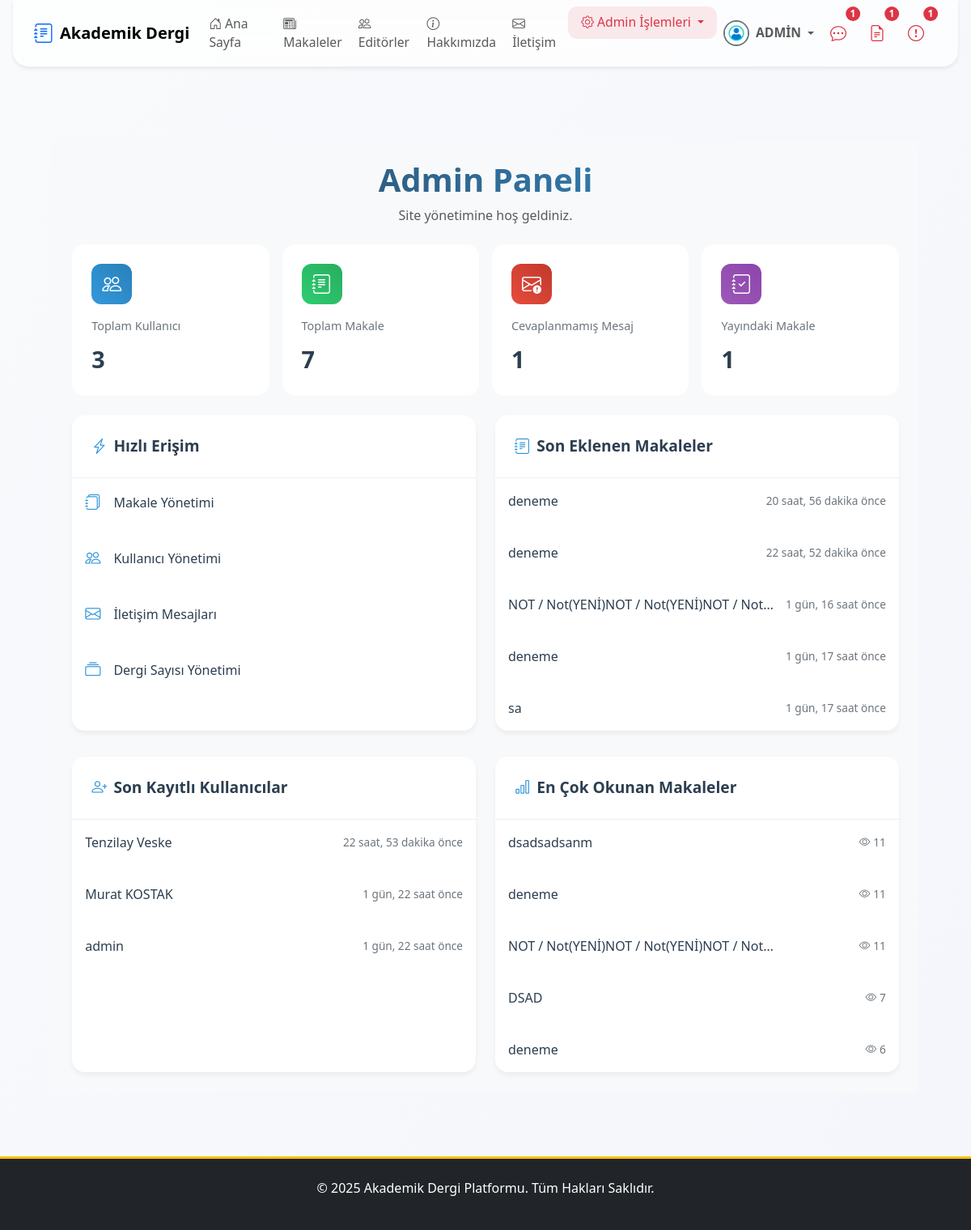
Before: /dashboard/ (signed in) with the older database file.
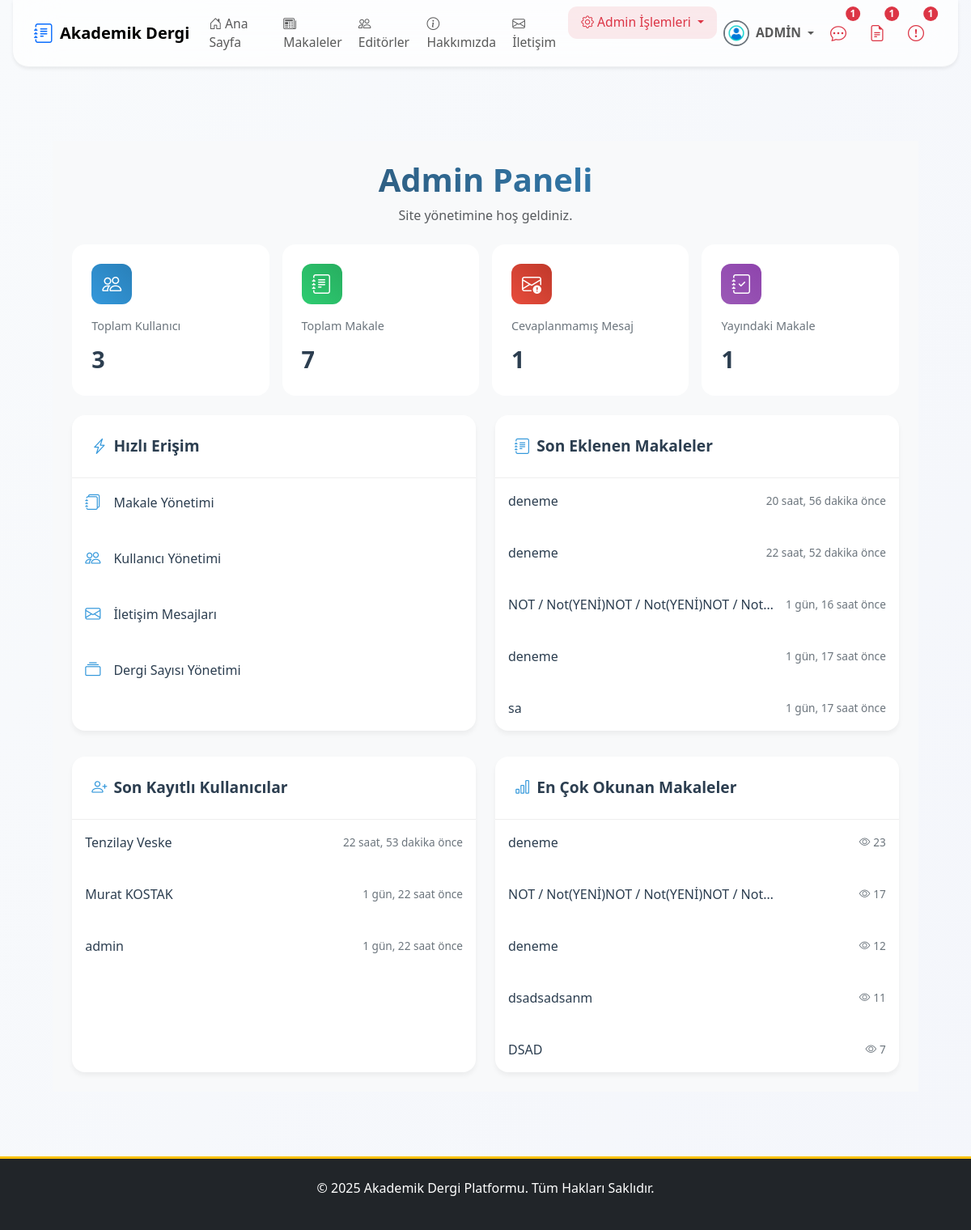
After: the same page with the newer database file.
### apps/articles/models.py (models this page shows, shortened)
class Makale(models.Model):
    baslik = models.CharField(max_length=255, verbose_name="Başlık")
    slug = models.SlugField(max_length=255, unique=True, blank=True, help_text="Bu alan otomatik oluşturulur.")
    aciklama = models.TextField(verbose_name="Açıklama/Özet")
    pdf_dosyasi = models.FileField(upload_to=article_pdf_path, verbose_name="PDF Dosyası")
    anahtar_kelimeler = models.CharField(max_length=255, verbose_name="Anahtar Kelimeler", help_text="Kelimeleri virgül (,) ile ayırınız.", blank=True)
    yazarlar = models.ManyToManyField(Yazar, related_name='makaleler', verbose_name="Yazarlar")
    dergi_sayisi = models.ForeignKey(DergiSayisi, on_delete=models.SET_NULL, null=True, blank=True, related_name='makaleler', verbose_name="Dergi Sayısı")
    admin_notu = models.TextField(blank=True, null=True, verbose_name="Editör/Admin Notu")
    goruntulenme_sayisi = models.PositiveIntegerField(default=0, verbose_name="Görüntülenme Sayısı")
    goster_makaleler_sayfasinda = models.BooleanField(default=False, verbose_name="Yayında mı?")
    olusturulma_tarihi = models.DateTimeField(auto_now_add=True)
    guncellenme_tarihi = models.DateTimeField(auto_now=True)
    admin_notu_okundu = models.BooleanField(default=True)
    class Meta:
        verbose_name = "Makale"
        verbose_name_plural = "Makaleler"
        ordering = ['-olusturulma_tarihi']

### apps/users/models.py (models this page shows, shortened)
class User(AbstractUser):
    email = models.EmailField(unique=True, verbose_name="E-posta Adresi")
    biyografi = models.TextField(blank=True, null=True, verbose_name="Biyografi")
    profile_resmi = models.ImageField(
        upload_to=profile_pic_path,
        default='profile_pics/default.png',
        verbose_name="Profil Resmi"
    )
    resume = models.FileField(
        upload_to=resume_path,
        blank=True,
        null=True,
        verbose_name="Özgeçmiş (PDF)"
    )
    is_editor = models.BooleanField(default=False, verbose_name="Editör Yetkisi")
    goster_editorler_sayfasinda = models.BooleanField(
        default=False,
        verbose_name="Editörler Sayfasında Gösterilsin mi?"
    )
    def get_full_name(self):
        return f"{self.first_name} {self.last_name}".strip()

### apps/dashboard/views.py (the view)
# urls.py: path('', views.AdminDashboardView.as_view(), name='admin_dashboard'),
class AdminDashboardView(AdminRequiredMixin, TemplateView):
    template_name = 'dashboard/admin_dashboard.html'
    def get_context_data(self, **kwargs):
        context = super().get_context_data(**kwargs)
        context['toplam_kullanici'] = User.objects.count()
        context['toplam_makale'] = Makale.objects.count()
        context['cevap_bekleyen_mesaj'] = IletisimFormu.objects.filter(cevaplandi=False).count()
        context['yayindaki_makaleler'] = Makale.objects.filter(goster_makaleler_sayfasinda=True).count()
        context['son_makaleler'] = Makale.objects.all().order_by('-olusturulma_tarihi')[:5]
        context['son_kullanicilar'] = User.objects.all().order_by('-date_joined')[:5]
        context['en_cok_okunan_makaleler'] = Makale.objects.all().order_by('-goruntulenme_sayisi')[:5]
        return context

### apps/core/context_processors.py (called while the page is built)
def notification_context(request):
    if not request.user.is_authenticated:
        return {}
    user = request.user
    context = {}
    if user.is_superuser:
        context['unread_messages_count'] = IletisimFormu.objects.filter(cevaplandi=False).count()
    else:
        context['unread_messages_count'] = 0
    if user.is_superuser or user.is_editor:
        context['draft_articles_count'] = Makale.objects.filter(goster_makaleler_sayfasinda=False).count()
    else:
        context['draft_articles_count'] = 0
    context['unread_notes_count'] = Makale.objects.filter(
        yazarlar__user_hesabi=user,
        admin_notu_okundu=False
    ).exclude(admin_notu__isnull=True).exclude(admin_notu__exact='').count()
    return context

### apps/core/mixins.py (called while the page is built)
    def dispatch(self, request, *args, **kwargs):
        if not request.user.is_authenticated or not request.user.is_superuser:
            messages.error(request, 'Bu sayfaya erişim için admin yetkisi gerekmektedir.')
            return redirect('anasayfa')
        return super().dispatch(request, *args, **kwargs)

### templates/dashboard/admin_dashboard.html (shortened to what the changed rows need)
{% extends 'base.html' %}
{% load static %}
{% block content %}
<div class="container-fluid mt-4 dashboard-container">
    <div class="welcome-section mb-4 text-center">
        <h2 class="mb-2 fw-bold text-gradient">Admin Paneli</h2>
    </div>
    <div class="row g-4">
        <div class="col-12 col-lg-6">
            <div class="content-card">
                <div class="card-body">
                    <div class="recent-list">
                        {% for makale in son_makaleler %}
                            <a href="{% url 'makale_detail' makale.slug %}" class="recent-item text-decoration-none">
                                <div class="recent-info">
                                    <span class="recent-title">{{ makale.baslik|truncatechars:40 }}</span>
                                    <span class="recent-time">{{ makale.olusturulma_tarihi|timesince }} önce</span>
                                </div>
                            </a>
                        {% empty %}
                            <div class="empty-state">
                                <i class="bi bi-journal-x"></i>
                                <span>Henüz makale eklenmemiş</span>
                            </div>
                        {% endfor %}
                    </div>
                </div>
            </div>
        </div>
    </div>
    <div class="row g-4 mt-2">
        <div class="col-12 col-lg-6">
            <div class="content-card">
                <div class="card-body">
                    <div class="recent-list">
                        {% for user in son_kullanicilar %}
                            <div class="recent-item">
                                <div class="recent-info">
                                    <span class="recent-title">{{ user.get_full_name|default:user.username }}</span>
                                    <span class="recent-time">{{ user.date_joined|timesince }} önce</span>
                                </div>
                            </div>
                        {% empty %}
                            <div class="empty-state">
                                <i class="bi bi-person-x"></i>
                                <span>Henüz kullanıcı eklenmemiş</span>
                            </div>
                        {% endfor %}
                    </div>
                </div>
            </div>
        </div>
        <div class="col-12 col-lg-6">
            <div class="content-card">
                <div class="card-body">
                    <div class="recent-list">
                        {% for makale in en_cok_okunan_makaleler %}
                            <a href="{% url 'makale_detail' makale.slug %}" class="recent-item text-decoration-none">
                                <div class="recent-info">
                                    <span class="recent-title">{{ makale.baslik|truncatechars:40 }}</span>
                                    <span class="recent-time"><i class="bi bi-eye me-1"></i>{{ makale.goruntulenme_sayisi }}</span>
                                </div>
                            </a>
                        {% empty %}
                            <div class="empty-state">
                                <i class="bi bi-journal-x"></i>
                                <span>Henüz makale yok</span>
                            </div>
                        {% endfor %}
                    </div>
                </div>
            </div>
        </div>
    </div>
</div>
{% endblock %}

### templates/partials/_navbar.html (shortened to what the changed rows need)
{% load static %}
{% load form_tags %}
<nav class="navbar navbar-expand-lg navbar-light fixed-top navbar-glass shadow-sm">
    <div class="container position-relative">
        <div class="collapse navbar-collapse justify-content-between mobile-glass-menu" id="navbarNav">
            <ul class="navbar-nav align-items-center gap-lg-1 gap-2 d-none d-lg-flex">
                {% if user.is_authenticated %}
                    <li class="nav-item dropdown">
                        <a class="nav-link dropdown-toggle d-flex align-items-center" href="#" id="userDropdownDesktop" role="button" data-bs-toggle="dropdown" aria-expanded="false">
                            {% if user.profile_resmi %}
                                <img src="{{ user.profile_resmi.url }}" class="rounded-circle me-2" width="32" height="32" alt="{{ user.get_full_name|default:user.username }}" style="object-fit: cover;">
                            {% else %}
                                <div class="rounded-circle bg-primary bg-opacity-10 d-flex justify-content-center align-items-center me-2" style="width: 32px; height: 32px;">
                                    <i class="bi bi-person text-primary"></i>
                                </div>
                            {% endif %}
                            <span class="fw-semibold me-1">
                                {% if user.is_superuser %}
                                    ADMİN
                                {% else %}
                            {{ user.get_full_name|default:user.username }}
                                {% endif %}
                            </span>
                        </a>
                    </li>
                {% endif %}
            </ul>
        </div>
    </div>
</nav>

Changed rows visible on the page:
changed Makale "22 saat, 52 dakika": goruntulenme_sayisi "6" → "23"; moves up the list
changed Makale "1 gün, 16 saat": goruntulenme_sayisi "11" → "17"; moves up the list
changed Makale (number 4 of 7 on the later page): goruntulenme_sayisi "11" → "12"; moves down the list
